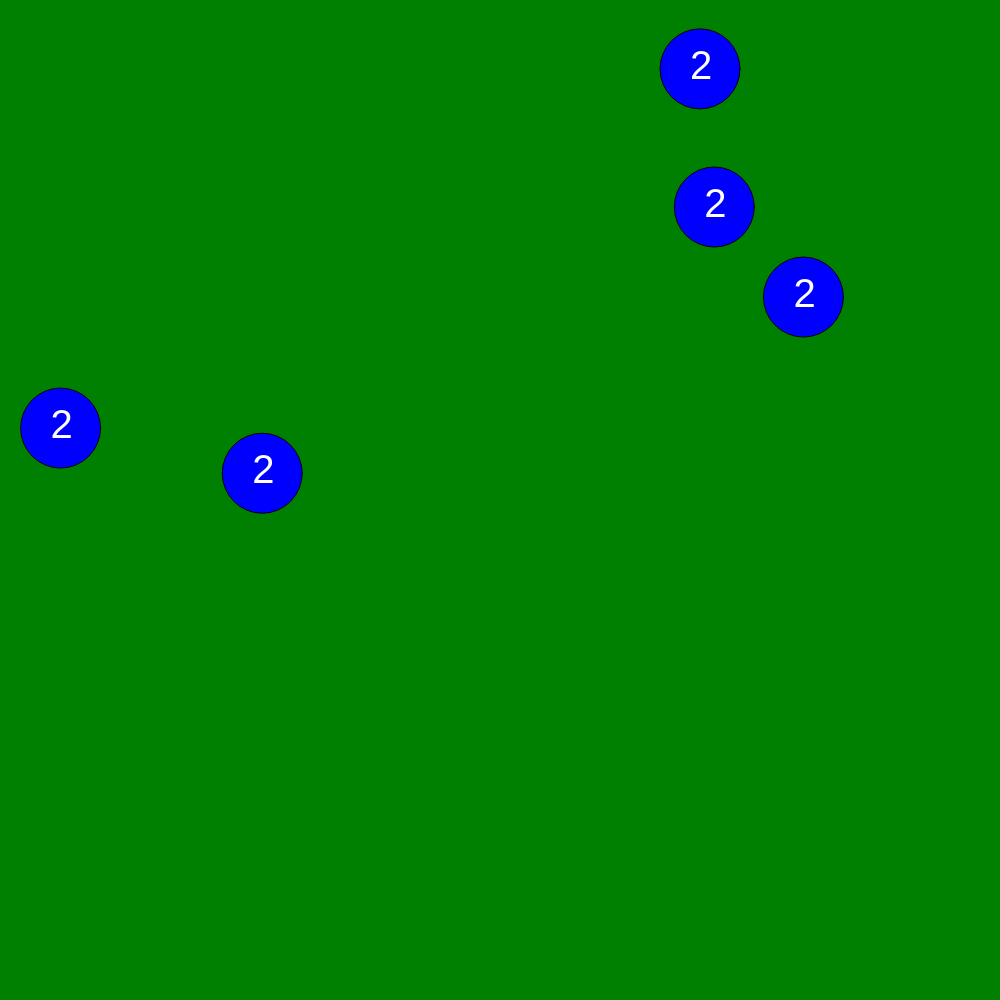
Frame 1 (no input)
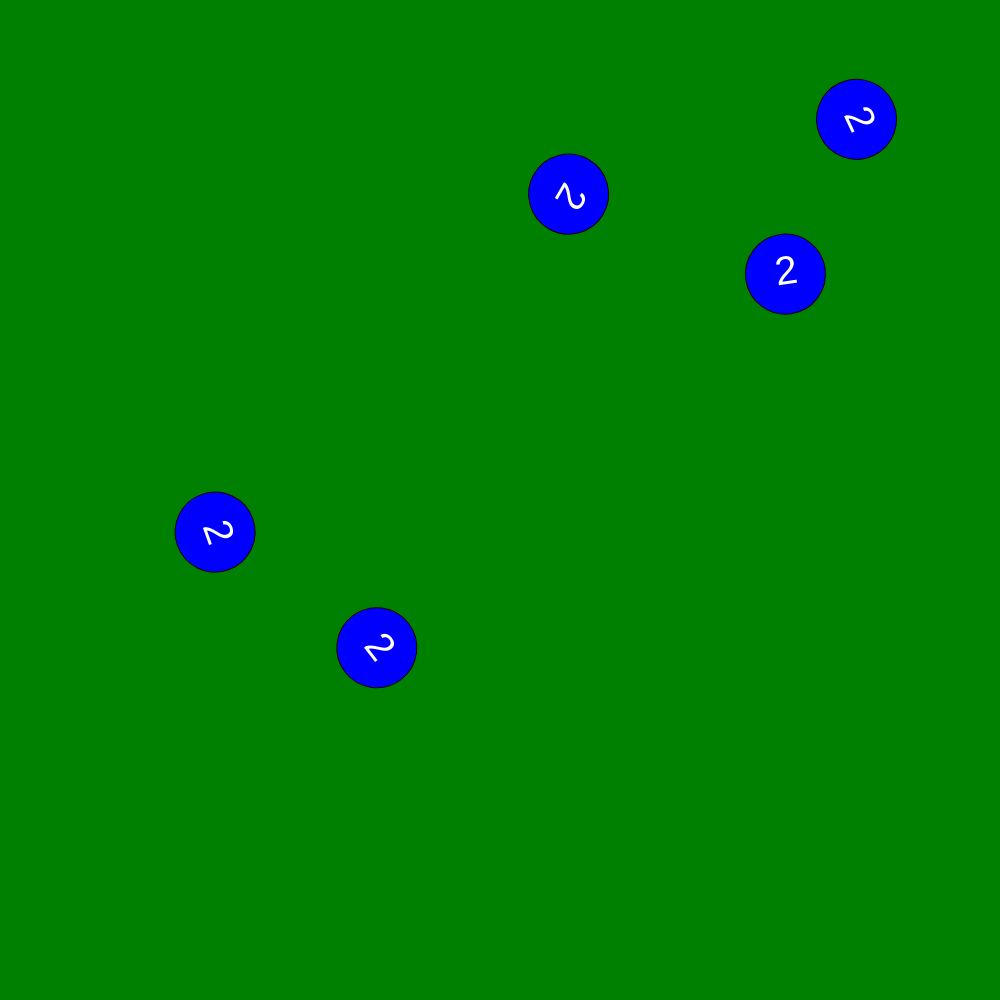
Frame 60 (no input)
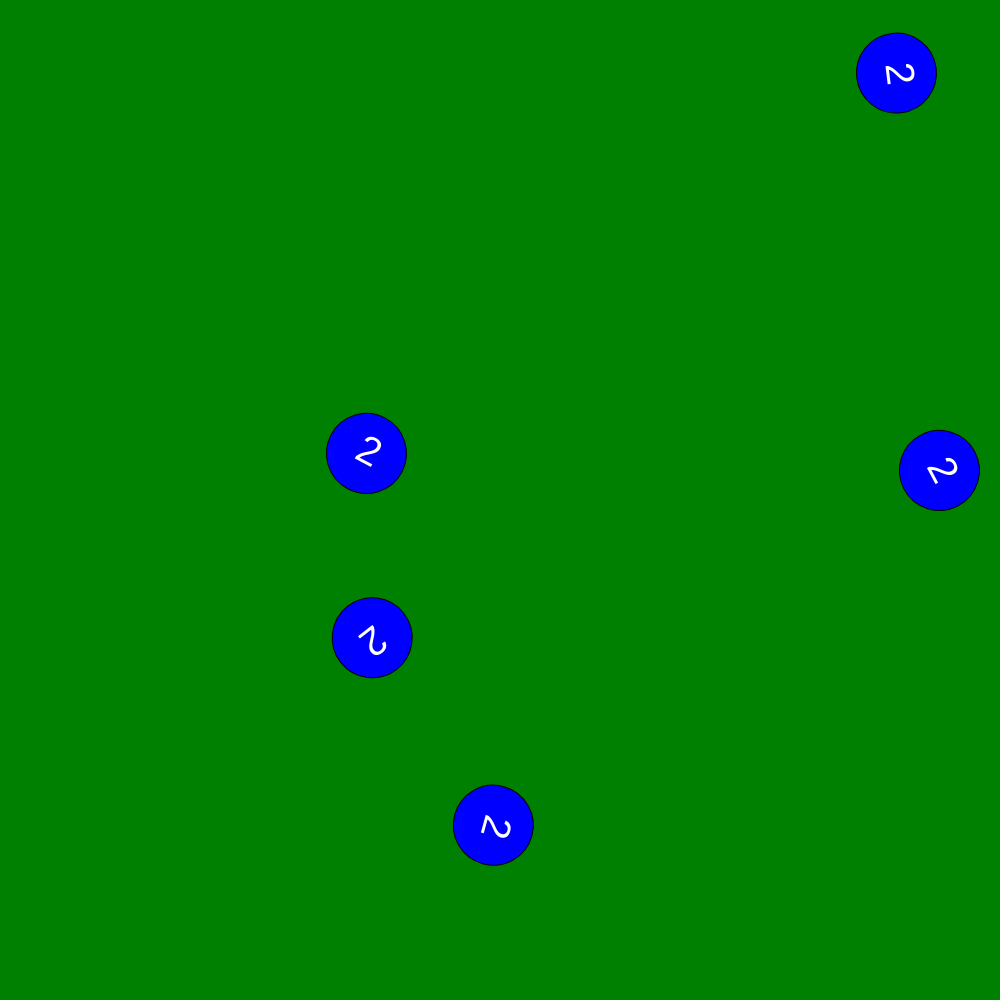
Frame 120 (the mouse pressed at the canvas centre since frame 60)

The p5.js sketch that drew these frames (run headless with seeded random() and noise() and a simulated clock; from frame 60 on, the mouse is pressed at the canvas centre):

// p5.js sketch
// ── sketch.js
let balls = [];

function setup() {
  createCanvas(1000,1000);
  
  for(let i=0;i<5;i++){
    balls.push(new Ball(random(width),random(height)));
  }
}

function draw() {
  background(0, 128, 0);
  
  for(let i=0;i<balls.length;i++){
    balls[i].show();
    balls[i].update();
  }
}

class Ball {
  constructor(x, y) {
    this.x = x;
    this.y = y;
    this.xspeed = random(-5, 5);
    this.yspeed = random(-5, 5);
    this.angle = 0;
  }

  show() {
    push();
    translate(this.x, this.y);
    rotate(this.angle);
    fill(0, 0, 255); 
    ellipse(0, 0, 80, 80);
    fill(255);
    textSize(40);
    text("2", -10, +10);
    pop();
  }

  update() {
    this.x += this.xspeed;
    this.y += this.yspeed;
    this.angle += this.xspeed / (2 * PI * (40 / 2));
    
    if (this.x > width - 50 || this.x <50) {
      this.xspeed = -this.xspeed;
      this.angle += PI;
    }
    if (this.y > height -50 || this.y <50) {
      this.yspeed = -this.yspeed;
      this.angle += PI;
    }
    
    for (let i = balls.length -1; i >=0; i--) {
      let d = dist(this.x,this.y ,balls[i].x ,balls[i].y)
      if(d <80 && d !=0){
        this.xspeed = -this.xspeed;
        balls[i].xspeed = -balls[i].xspeed;
        this.yspeed = -this.yspeed;
        balls[i].yspeed = -balls[i].yspeed;
      }
    }
  }
}
